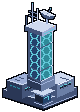

Generate this figure with Python:
"""Generate the Daystrom Institute sprite at native pixel resolution."""

from pathlib import Path

from PIL import Image, ImageDraw, ImageFilter


SIZE = (80, 112)
OUTLINE = "#05070d"
INK = "#1a2236"
SHADOW = "#2a3756"
STEEL = "#44557a"
MID = "#6b7fa6"
LIGHT = "#9fb0d8"
SILVER = "#cfdaf0"
WHITE = "#eef3ff"
TEAL = "#62c9d9"
GLASS = "#2f8a99"
BLUE = "#23426b"
AMBER = "#f2a65a"


def generate():
    image = Image.new("RGBA", SIZE)
    d = ImageDraw.Draw(image)

    def poly(points, color):
        d.polygon(points, fill=color)

    def line(points, color, width=1):
        d.line(points, fill=color, width=width)

    # Broad, terraced research podium. Roofs expose the three-quarter view;
    # left walls stay shaded while upper-right surfaces catch the light.
    poly([(3,89), (39,75), (76,87), (76,96), (43,109), (3,96)], INK)
    poly([(3,89), (39,75), (76,87), (43,101)], MID)
    poly([(3,89), (43,101), (43,108), (3,96)], SHADOW)
    poly([(43,101), (76,87), (76,95), (43,108)], STEEL)
    line([(4,89), (43,100), (75,87)], SILVER)
    line([(44,107), (75,95)], LIGHT)

    # Two low lab wings flank the central tower, with inset window ribbons.
    poly([(7,80), (24,73), (39,78), (39,91), (22,98), (7,92)], SHADOW)
    poly([(7,80), (24,73), (39,78), (22,85)], LIGHT)
    poly([(22,85), (39,78), (39,91), (22,98)], STEEL)
    line([(8,80), (22,84), (38,78)], SILVER)
    line([(10,85), (19,88)], BLUE, 3)
    line([(10,85), (19,88)], GLASS)
    line([(25,89), (36,85)], INK, 3)
    line([(25,88), (36,84)], TEAL)
    for x, y in [(12,86), (16,87), (28,87), (33,85)]:
        line([(x,y), (x,y+3)], SHADOW)
    poly([(45,77), (60,72), (73,77), (73,90), (57,97), (45,91)], STEEL)
    poly([(45,77), (60,72), (73,77), (57,84)], SILVER)
    poly([(57,84), (73,77), (73,90), (57,97)], MID)
    line([(58,84), (72,78)], WHITE)
    line([(60,87), (70,83)], INK, 3)
    line([(60,86), (70,82)], TEAL)
    for x, y in [(63,84), (67,82)]:
        line([(x,y), (x,y+4)], STEEL)
    # Roof vents are deliberate clusters rather than texture/noise.
    for x, y in [(15,79), (19,77), (60,77), (64,78)]:
        line([(x,y), (x+4,y+1)], STEEL)

    # Central entrance and its bright canopy.
    poly([(31,91), (43,86), (54,90), (43,95)], SILVER)
    poly([(35,94), (43,97), (43,103), (35,100)], INK)
    poly([(43,97), (50,94), (50,100), (43,103)], BLUE)
    line([(44,98), (48,96), (48,99)], TEAL)
    line([(34,102), (43,105), (52,101)], LIGHT)

    # Slender six-sided tower and solid plinth.
    poly([(27,75), (40,70), (54,75), (54,85), (41,91), (27,85)], SHADOW)
    poly([(41,81), (54,75), (54,85), (41,91)], MID)
    line([(28,79), (41,84), (53,79)], LIGHT)
    front = [(28,29), (40,34), (40,80), (28,75)]
    right = [(40,34), (52,28), (52,75), (40,80)]
    poly(front, BLUE)
    poly(right, GLASS)

    # Native-resolution hexagonal glazing, clipped to the two glass faces.
    lattice = Image.new("RGBA", SIZE)
    ld = ImageDraw.Draw(lattice)
    for col in range(5):
        cx = 28 + col * 6
        for row in range(8):
            cy = 30 + row * 8 + (col % 2) * 4
            ld.line([(cx-4,cy), (cx-2,cy-4), (cx+2,cy-4),
                     (cx+4,cy), (cx+2,cy+4), (cx-2,cy+4),
                     (cx-4,cy)], fill=TEAL, width=1)
    mask = Image.new("L", SIZE)
    md = ImageDraw.Draw(mask)
    md.polygon(front, fill=255)
    md.polygon(right, fill=255)
    lattice.putalpha(Image.composite(lattice.getchannel("A"),
                                    Image.new("L", SIZE), mask))
    image.alpha_composite(lattice)
    d = ImageDraw.Draw(image)

    # Narrow structural mullions leave the hex core unmistakably exposed.
    line([(28,29), (28,75), (40,81)], STEEL, 2)
    line([(40,34), (40,80)], LIGHT)
    line([(52,28), (52,75), (41,81)], SILVER)
    for y in (43, 66):
        line([(28,y), (40,y+5), (52,y-1)], STEEL)
        d.point((51,y-1), fill=WHITE)

    # Upper crown: visible roof, illuminated right fascia, dark left fascia.
    poly([(25,26), (38,20), (55,25), (42,32)], SILVER)
    poly([(25,26), (42,32), (42,36), (25,30)], STEEL)
    poly([(42,32), (55,25), (55,29), (42,36)], LIGHT)
    line([(26,25), (38,20), (54,25)], WHITE)
    line([(44,33), (53,29)], TEAL)

    # Antenna array and compact tilted parabolic sensor dish.
    line([(32,23), (32,4)], LIGHT)
    line([(29,11), (36,13)], MID)
    line([(29,15), (36,17)], MID)
    line([(37,22), (37,9)], SILVER)
    d.point((32,3), fill=TEAL)
    line([(26,24), (26,16)], STEEL)
    line([(47,23), (47,17)], LIGHT, 2)
    poly([(40,11), (44,10), (54,15), (52,18), (47,19), (43,16)], STEEL)
    poly([(40,11), (44,10), (54,15), (49,16), (44,14)], SILVER)
    line([(41,11), (44,10), (54,15)], WHITE)
    line([(47,13), (50,9)], MID)
    d.point((50,8), fill=TEAL)
    d.point((53,26), fill=AMBER)

    # Expand the binary silhouette exactly one pixel. No blur or antialiasing.
    alpha = image.getchannel("A")
    outline = alpha.filter(ImageFilter.MaxFilter(3))
    result = Image.new("RGBA", SIZE, OUTLINE)
    result.putalpha(outline)
    result.alpha_composite(image)
    result.save(Path(__file__).with_suffix(".png"))
    return result


if __name__ == "__main__":
    generate()
